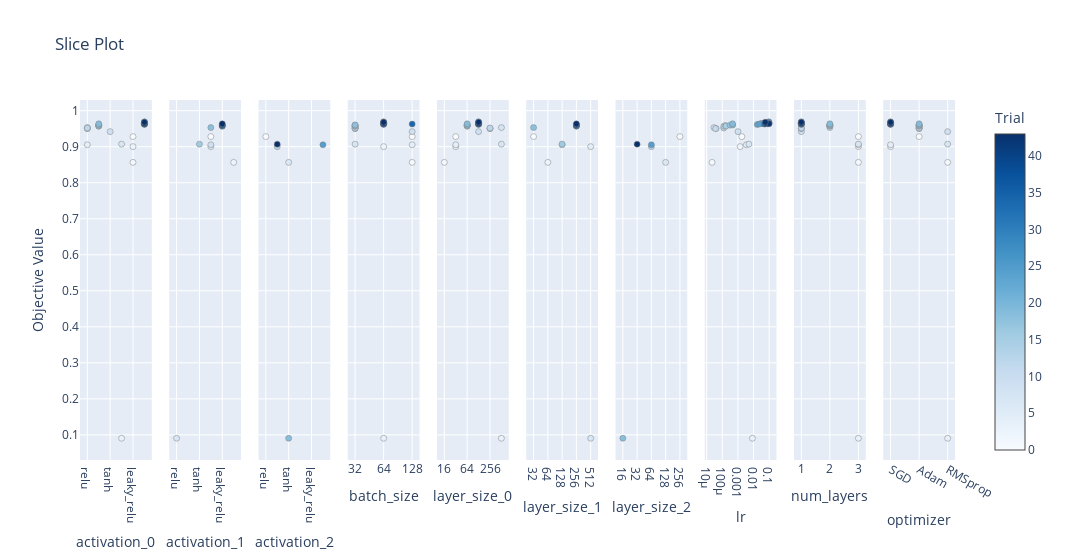

The notebook cell saved with this chart:
### Code cell
optuna.visualization.plot_slice(mnist_study)

### Figure 1 — Plotly figure (JSON) as saved in the notebook; plotly's stock layout.template omitted (floating-point values rounded to 4 significant figures)
{"data": [{"marker": {"color": [0, 1, 2, 3, 4, 7, 8, 9, 10, 11, 12, 13, 14, 15, 17, 18, 19, 20, 21, 22, 23, 24, 25, 26, 27, 28, 31, 32, 34, 41, 42, 43], "colorbar": {"title": {"text": "Trial"}, "x": 1, "xpad": 40}, "colorscale": [[0, "rgb(247,251,255)"], [0.125, "rgb(222,235,247)"], [0.25, "rgb(198,219,239)"], [0.375, "rgb(158,202,225)"], [0.5, "rgb(107,174,214)"], [0.625, "rgb(66,146,198)"], [0.75, "rgb(33,113,181)"], [0.875, "rgb(8,81,156)"], [1, "rgb(8,48,107)"]], "line": {"color": "Grey", "width": 0.5}, "showscale": true}, "mode": "markers", "name": "Feasible Trial", "showlegend": false, "type": "scatter", "x": ["leaky_relu", "leaky_relu", "leaky_relu", "gelu", "relu", "gelu", "relu", "tanh", "relu", "relu", "relu", "sigmoid", "sigmoid", "sigmoid", "sigmoid", "sigmoid", "sigmoid", "silu", "silu", "silu", "silu", "silu", "silu", "silu", "silu", "silu", "silu", "silu", "silu", "silu", "silu", "silu"], "xaxis": "x", "y": [0.9281, 0.8565, 0.9002, 0.09058, 0.9053, 0.9071, 0.953, 0.9418, 0.9507, 0.9502, 0.952, 0.9569, 0.9588, 0.9573, 0.9598, 0.9603, 0.9635, 0.9643, 0.9633, 0.9642, 0.9616, 0.9628, 0.9692, 0.9644, 0.9662, 0.967, 0.9659, 0.9644, 0.9627, 0.9638, 0.9639, 0.968], "yaxis": "y"}, {"marker": {"color": [0, 1, 2, 3, 4, 7, 8, 13, 14, 15, 17, 18, 19], "colorbar": {"title": {"text": "Trial"}, "x": 1, "xpad": 40}, "colorscale": [[0, "rgb(247,251,255)"], [0.125, "rgb(222,235,247)"], [0.25, "rgb(198,219,239)"], [0.375, "rgb(158,202,225)"], [0.5, "rgb(107,174,214)"], [0.625, "rgb(66,146,198)"], [0.75, "rgb(33,113,181)"], [0.875, "rgb(8,81,156)"], [1, "rgb(8,48,107)"]], "line": {"color": "Grey", "width": 0.5}, "showscale": false}, "mode": "markers", "name": "Feasible Trial", "showlegend": false, "type": "scatter", "x": ["gelu", "silu", "gelu", "relu", "gelu", "tanh", "gelu", "leaky_relu", "leaky_relu", "leaky_relu", "leaky_relu", "leaky_relu", "leaky_relu"], "xaxis": "x2", "y": [0.9281, 0.8565, 0.9002, 0.09058, 0.9053, 0.9071, 0.953, 0.9569, 0.9588, 0.9573, 0.9598, 0.9603, 0.9635], "yaxis": "y2"}, {"marker": {"color": [0, 1, 2, 3, 4, 7], "colorbar": {"title": {"text": "Trial"}, "x": 1, "xpad": 40}, "colorscale": [[0, "rgb(247,251,255)"], [0.125, "rgb(222,235,247)"], [0.25, "rgb(198,219,239)"], [0.375, "rgb(158,202,225)"], [0.5, "rgb(107,174,214)"], [0.625, "rgb(66,146,198)"], [0.75, "rgb(33,113,181)"], [0.875, "rgb(8,81,156)"], [1, "rgb(8,48,107)"]], "line": {"color": "Grey", "width": 0.5}, "showscale": false}, "mode": "markers", "name": "Feasible Trial", "showlegend": false, "type": "scatter", "x": ["relu", "tanh", "sigmoid", "tanh", "silu", "sigmoid"], "xaxis": "x3", "y": [0.9281, 0.8565, 0.9002, 0.09058, 0.9053, 0.9071], "yaxis": "y3"}, {"marker": {"color": [0, 1, 2, 3, 4, 7, 8, 9, 10, 11, 12, 13, 14, 15, 17, 18, 19, 20, 21, 22, 23, 24, 25, 26, 27, 28, 31, 32, 34, 41, 42, 43], "colorbar": {"title": {"text": "Trial"}, "x": 1, "xpad": 40}, "colorscale": [[0, "rgb(247,251,255)"], [0.125, "rgb(222,235,247)"], [0.25, "rgb(198,219,239)"], [0.375, "rgb(158,202,225)"], [0.5, "rgb(107,174,214)"], [0.625, "rgb(66,146,198)"], [0.75, "rgb(33,113,181)"], [0.875, "rgb(8,81,156)"], [1, "rgb(8,48,107)"]], "line": {"color": "Grey", "width": 0.5}, "showscale": false}, "mode": "markers", "name": "Feasible Trial", "showlegend": false, "type": "scatter", "x": [128, 128, 64, 64, 128, 32, 32, 128, 32, 32, 32, 32, 32, 32, 32, 32, 64, 64, 64, 64, 64, 64, 64, 64, 64, 64, 64, 64, 128, 64, 64, 64], "xaxis": "x4", "y": [0.9281, 0.8565, 0.9002, 0.09058, 0.9053, 0.9071, 0.953, 0.9418, 0.9507, 0.9502, 0.952, 0.9569, 0.9588, 0.9573, 0.9598, 0.9603, 0.9635, 0.9643, 0.9633, 0.9642, 0.9616, 0.9628, 0.9692, 0.9644, 0.9662, 0.967, 0.9659, 0.9644, 0.9627, 0.9638, 0.9639, 0.968], "yaxis": "y4"}, {"marker": {"color": [0, 1, 2, 3, 4, 7, 8, 9, 10, 11, 12, 13, 14, 15, 17, 18, 19, 20, 21, 22, 23, 24, 25, 26, 27, 28, 31, 32, 34, 41, 42, 43], "colorbar": {"title": {"text": "Trial"}, "x": 1, "xpad": 40}, "colorscale": [[0, "rgb(247,251,255)"], [0.125, "rgb(222,235,247)"], [0.25, "rgb(198,219,239)"], [0.375, "rgb(158,202,225)"], [0.5, "rgb(107,174,214)"], [0.625, "rgb(66,146,198)"], [0.75, "rgb(33,113,181)"], [0.875, "rgb(8,81,156)"], [1, "rgb(8,48,107)"]], "line": {"color": "Grey", "width": 0.5}, "showscale": false}, "mode": "markers", "name": "Feasible Trial", "showlegend": false, "type": "scatter", "x": [32, 16, 32, 512, 32, 512, 512, 128, 256, 256, 256, 64, 64, 64, 64, 64, 64, 128, 128, 128, 128, 128, 128, 128, 128, 128, 128, 128, 128, 128, 128, 128], "xaxis": "x5", "y": [0.9281, 0.8565, 0.9002, 0.09058, 0.9053, 0.9071, 0.953, 0.9418, 0.9507, 0.9502, 0.952, 0.9569, 0.9588, 0.9573, 0.9598, 0.9603, 0.9635, 0.9643, 0.9633, 0.9642, 0.9616, 0.9628, 0.9692, 0.9644, 0.9662, 0.967, 0.9659, 0.9644, 0.9627, 0.9638, 0.9639, 0.968], "yaxis": "y5"}, {"marker": {"color": [0, 1, 2, 3, 4, 7, 8, 13, 14, 15, 17, 18, 19], "colorbar": {"title": {"text": "Trial"}, "x": 1, "xpad": 40}, "colorscale": [[0, "rgb(247,251,255)"], [0.125, "rgb(222,235,247)"], [0.25, "rgb(198,219,239)"], [0.375, "rgb(158,202,225)"], [0.5, "rgb(107,174,214)"], [0.625, "rgb(66,146,198)"], [0.75, "rgb(33,113,181)"], [0.875, "rgb(8,81,156)"], [1, "rgb(8,48,107)"]], "line": {"color": "Grey", "width": 0.5}, "showscale": false}, "mode": "markers", "name": "Feasible Trial", "showlegend": false, "type": "scatter", "x": [32, 64, 512, 512, 128, 128, 32, 256, 256, 256, 256, 256, 256], "xaxis": "x6", "y": [0.9281, 0.8565, 0.9002, 0.09058, 0.9053, 0.9071, 0.953, 0.9569, 0.9588, 0.9573, 0.9598, 0.9603, 0.9635], "yaxis": "y6"}, {"marker": {"color": [0, 1, 2, 3, 4, 7], "colorbar": {"title": {"text": "Trial"}, "x": 1, "xpad": 40}, "colorscale": [[0, "rgb(247,251,255)"], [0.125, "rgb(222,235,247)"], [0.25, "rgb(198,219,239)"], [0.375, "rgb(158,202,225)"], [0.5, "rgb(107,174,214)"], [0.625, "rgb(66,146,198)"], [0.75, "rgb(33,113,181)"], [0.875, "rgb(8,81,156)"], [1, "rgb(8,48,107)"]], "line": {"color": "Grey", "width": 0.5}, "showscale": false}, "mode": "markers", "name": "Feasible Trial", "showlegend": false, "type": "scatter", "x": [256, 128, 64, 16, 64, 32], "xaxis": "x7", "y": [0.9281, 0.8565, 0.9002, 0.09058, 0.9053, 0.9071], "yaxis": "y7"}, {"marker": {"color": [0, 1, 2, 3, 4, 7, 8, 9, 10, 11, 12, 13, 14, 15, 17, 18, 19, 20, 21, 22, 23, 24, 25, 26, 27, 28, 31, 32, 34, 41, 42, 43], "colorbar": {"title": {"text": "Trial"}, "x": 1, "xpad": 40}, "colorscale": [[0, "rgb(247,251,255)"], [0.125, "rgb(222,235,247)"], [0.25, "rgb(198,219,239)"], [0.375, "rgb(158,202,225)"], [0.5, "rgb(107,174,214)"], [0.625, "rgb(66,146,198)"], [0.75, "rgb(33,113,181)"], [0.875, "rgb(8,81,156)"], [1, "rgb(8,48,107)"]], "line": {"color": "Grey", "width": 0.5}, "showscale": false}, "mode": "markers", "name": "Feasible Trial", "showlegend": false, "type": "scatter", "x": [0.001778, 2.227e-05, 0.001389, 0.008522, 0.003468, 0.005028, 2.933e-05, 0.001014, 3.994e-05, 3.713e-05, 0.0001239, 0.0001259, 0.000162, 0.0001725, 0.0003206, 0.0004628, 0.0004541, 0.03138, 0.08383, 0.03508, 0.01716, 0.02296, 0.09472, 0.06341, 0.07645, 0.09746, 0.09592, 0.0854, 0.04891, 0.06012, 0.09958, 0.05604], "xaxis": "x8", "y": [0.9281, 0.8565, 0.9002, 0.09058, 0.9053, 0.9071, 0.953, 0.9418, 0.9507, 0.9502, 0.952, 0.9569, 0.9588, 0.9573, 0.9598, 0.9603, 0.9635, 0.9643, 0.9633, 0.9642, 0.9616, 0.9628, 0.9692, 0.9644, 0.9662, 0.967, 0.9659, 0.9644, 0.9627, 0.9638, 0.9639, 0.968], "yaxis": "y8"}, {"marker": {"color": [0, 1, 2, 3, 4, 7, 8, 9, 10, 11, 12, 13, 14, 15, 17, 18, 19, 20, 21, 22, 23, 24, 25, 26, 27, 28, 31, 32, 34, 41, 42, 43], "colorbar": {"title": {"text": "Trial"}, "x": 1, "xpad": 40}, "colorscale": [[0, "rgb(247,251,255)"], [0.125, "rgb(222,235,247)"], [0.25, "rgb(198,219,239)"], [0.375, "rgb(158,202,225)"], [0.5, "rgb(107,174,214)"], [0.625, "rgb(66,146,198)"], [0.75, "rgb(33,113,181)"], [0.875, "rgb(8,81,156)"], [1, "rgb(8,48,107)"]], "line": {"color": "Grey", "width": 0.5}, "showscale": false}, "mode": "markers", "name": "Feasible Trial", "showlegend": false, "type": "scatter", "x": [3, 3, 3, 3, 3, 3, 2, 1, 1, 1, 1, 2, 2, 2, 2, 2, 2, 1, 1, 1, 1, 1, 1, 1, 1, 1, 1, 1, 1, 1, 1, 1], "xaxis": "x9", "y": [0.9281, 0.8565, 0.9002, 0.09058, 0.9053, 0.9071, 0.953, 0.9418, 0.9507, 0.9502, 0.952, 0.9569, 0.9588, 0.9573, 0.9598, 0.9603, 0.9635, 0.9643, 0.9633, 0.9642, 0.9616, 0.9628, 0.9692, 0.9644, 0.9662, 0.967, 0.9659, 0.9644, 0.9627, 0.9638, 0.9639, 0.968], "yaxis": "y9"}, {"marker": {"color": [0, 1, 2, 3, 4, 7, 8, 9, 10, 11, 12, 13, 14, 15, 17, 18, 19, 20, 21, 22, 23, 24, 25, 26, 27, 28, 31, 32, 34, 41, 42, 43], "colorbar": {"title": {"text": "Trial"}, "x": 1, "xpad": 40}, "colorscale": [[0, "rgb(247,251,255)"], [0.125, "rgb(222,235,247)"], [0.25, "rgb(198,219,239)"], [0.375, "rgb(158,202,225)"], [0.5, "rgb(107,174,214)"], [0.625, "rgb(66,146,198)"], [0.75, "rgb(33,113,181)"], [0.875, "rgb(8,81,156)"], [1, "rgb(8,48,107)"]], "line": {"color": "Grey", "width": 0.5}, "showscale": false}, "mode": "markers", "name": "Feasible Trial", "showlegend": false, "type": "scatter", "x": ["Adam", "RMSprop", "SGD", "RMSprop", "SGD", "RMSprop", "Adam", "RMSprop", "Adam", "Adam", "Adam", "Adam", "Adam", "Adam", "Adam", "Adam", "Adam", "SGD", "SGD", "SGD", "SGD", "SGD", "SGD", "SGD", "SGD", "SGD", "SGD", "SGD", "SGD", "SGD", "SGD", "SGD"], "xaxis": "x10", "y": [0.9281, 0.8565, 0.9002, 0.09058, 0.9053, 0.9071, 0.953, 0.9418, 0.9507, 0.9502, 0.952, 0.9569, 0.9588, 0.9573, 0.9598, 0.9603, 0.9635, 0.9643, 0.9633, 0.9642, 0.9616, 0.9628, 0.9692, 0.9644, 0.9662, 0.967, 0.9659, 0.9644, 0.9627, 0.9638, 0.9639, 0.968], "yaxis": "y10"}], "layout": {"title": {"text": "Slice Plot"}, "width": 3000, "xaxis": {"anchor": "y", "categoryarray": ["relu", "sigmoid", "tanh", "gelu", "leaky_relu", "silu"], "categoryorder": "array", "domain": [0, 0.082], "title": {"text": "activation_0"}, "type": "category"}, "xaxis10": {"anchor": "y10", "categoryarray": ["SGD", "Adam", "RMSprop"], "categoryorder": "array", "domain": [0.918, 1.0], "title": {"text": "optimizer"}, "type": "category"}, "xaxis2": {"anchor": "y2", "categoryarray": ["relu", "sigmoid", "tanh", "gelu", "leaky_relu", "silu"], "categoryorder": "array", "domain": [0.102, 0.184], "title": {"text": "activation_1"}, "type": "category"}, "xaxis3": {"anchor": "y3", "categoryarray": ["relu", "sigmoid", "tanh", "gelu", "leaky_relu", "silu"], "categoryorder": "array", "domain": [0.204, 0.286], "title": {"text": "activation_2"}, "type": "category"}, "xaxis4": {"anchor": "y4", "categoryarray": [32, 64, 128], "categoryorder": "array", "domain": [0.306, 0.388], "title": {"text": "batch_size"}, "type": "category"}, "xaxis5": {"anchor": "y5", "categoryarray": [16, 32, 64, 128, 256, 512], "categoryorder": "array", "domain": [0.408, 0.49], "title": {"text": "layer_size_0"}, "type": "category"}, "xaxis6": {"anchor": "y6", "categoryarray": [16, 32, 64, 128, 256, 512], "categoryorder": "array", "domain": [0.51, 0.592], "title": {"text": "layer_size_1"}, "type": "category"}, "xaxis7": {"anchor": "y7", "categoryarray": [16, 32, 64, 128, 256, 512], "categoryorder": "array", "domain": [0.612, 0.694], "title": {"text": "layer_size_2"}, "type": "category"}, "xaxis8": {"anchor": "y8", "domain": [0.714, 0.796], "title": {"text": "lr"}, "type": "log"}, "xaxis9": {"anchor": "y9", "domain": [0.816, 0.898], "title": {"text": "num_layers"}}, "yaxis": {"anchor": "x", "domain": [0, 1], "title": {"text": "Objective Value"}}, "yaxis10": {"anchor": "x10", "domain": [0, 1], "matches": "y", "showticklabels": false}, "yaxis2": {"anchor": "x2", "domain": [0, 1], "matches": "y", "showticklabels": false}, "yaxis3": {"anchor": "x3", "domain": [0, 1], "matches": "y", "showticklabels": false}, "yaxis4": {"anchor": "x4", "domain": [0, 1], "matches": "y", "showticklabels": false}, "yaxis5": {"anchor": "x5", "domain": [0, 1], "matches": "y", "showticklabels": false}, "yaxis6": {"anchor": "x6", "domain": [0, 1], "matches": "y", "showticklabels": false}, "yaxis7": {"anchor": "x7", "domain": [0, 1], "matches": "y", "showticklabels": false}, "yaxis8": {"anchor": "x8", "domain": [0, 1], "matches": "y", "showticklabels": false}, "yaxis9": {"anchor": "x9", "domain": [0, 1], "matches": "y", "showticklabels": false}}}
